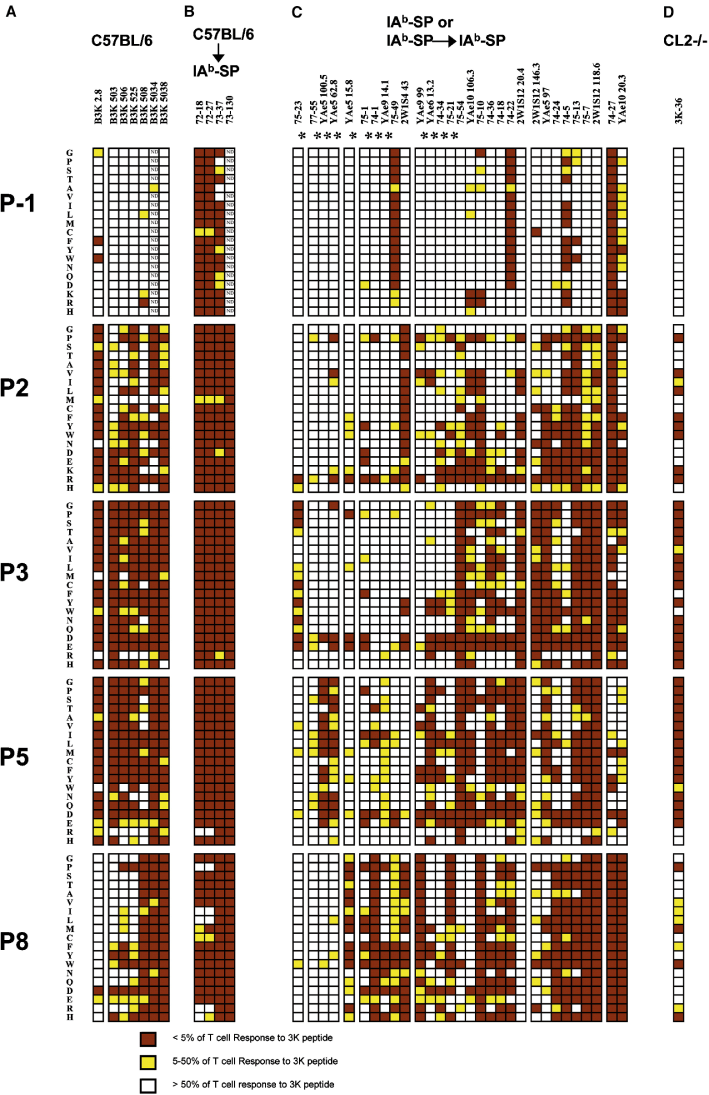
#> input picture results_batman/tcr_epitope_datasets/mutational_scan_datasets/TCR_data_input_by_publication/MHCII/3K-TCRs/heatmaps_all_tcr.jpg, 2833 x 4379 px (shown at 1/4 size)
$ python 3K-TCRs_data_input.py
#> lines starting #> are read from the running program, lines starting #| are printed output that depends on the picture
import numpy as np
import pandas as pd
from PIL import Image
import itertools
from matplotlib import pyplot as plt

# Fixed data
tcr_name_list = ['B3K2.8',
                 'B3K503','B3K506','B3K525','B3K508','B3K5034','B3K5038',
                 'TCR72-18', 'TCR72-27', 'TCR73-37', 'TCR73-130',
                 'TCR75-23',
                 'TCR77-55','YAe5-100.5','YAe5-62.8',
                 'YAe5-15.8',
                 'TCR75-1','TCR74-1','YAe9-14.1', 'TCR75-49', 'TCR2W1S4-43',
                 'YAe9-99','YAe6-13.2','TCR74-34','TCR75-21','TCR75-54',
                 'YAe10-106.3','TCR75-10','TCR74-36','TCR74-18','TCR74-22','TCR2W1S12-20.4',
                 'TCR2W1S12-146.3', 'YAe5-97', 'TCR74-24','TCR74-5','TCR75-13','TCR75-7','TCR2W1S12-118.6',
                 'TCR74-27','YAe10-20.3',
                 'TCR3K-36']

cdr3a_list = ['',
              '','CALVISNTNKVVFG','','CAASKGNNRIFFG','','',
              '','','','',
              '',
              '','','CAANSGTYQRFG',
              '',
              'CAASKNAPRFG','','','','',
              '','','','','',
              '','','','','','CAASDNRIFFG',
              '','','','','','','',
              '','',
              '']

cdr3b_list = ['',
              '','CASIDSSGNTLYFG','','CAWSLGGVAETLYFG','','',
              '','','','',
              '',
              '','','CASGDFWGDTLYFG',
              '',
              'CASSDSSSYEQYFG','','','','',
              '','','','','',
              '','','','','','CASGDAWGYEQYFG',
              '','','','','','','',
              '','',
              '']

trav_list = ['',
              '','4.1','','2.3','','',
              '','','','',
              '',
              '','','4S6/12',
              '',
              '2S3','4.11','','','',
              '','','','','',
              '','','','','','2S3',
              '','','','','','','',
              '','',
              '3.4']

traj_list = ['',
              '','27 (34)','','24 (31)','','',
              '','','','',
              '',
              '','','11',
              '',
              '35 (43)','','','','',
              '','','','','',
              '','','','','','24',
              '','','','','','','',
              '','',
              '']

trbv_list = ['',
              '','8.1','','14','','',
              '','','','',
              '',
              '','','8.2',
              '',
              '8.1','14','','','',
              '','','','','',
              '','','','','','8.2',
              '','','','','','','',
              '','',
              '8.2']

trbj_list = ['',
              '','2.3','','2.3','','',
              '','','','',
              '',
              '','','2.4',
              '',
              '2.6','','','','',
              '','','','','',
              '','','','','','2.6',
              '','','','','','','',
              '','',
              '']

'''Extract RGB values'''
# Load image
im = Image.open('heatmaps_all_tcr.jpg','r')
#> im is the input picture: PIL image 2833x4379 RGB; mean R, G, B 196, 182.6, 172.2
pix = list(im.getdata())
#> pix = 12405707 items
width, height = im.size
#> width = 2833; height = 4379
pixel_values = np.array(pix).reshape((width, height, 3))
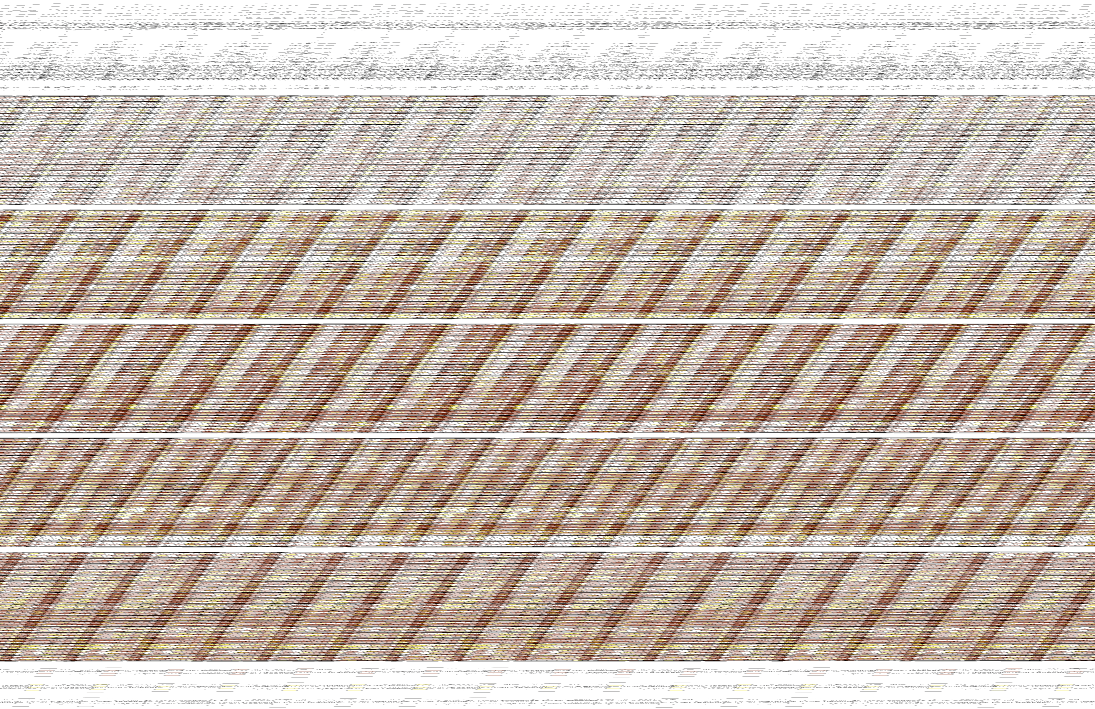
#> pixel_values: shape (2833, 4379, 3) int64 (shown at 1/4 size); mean of channels 0, 1, 2 196, 182.6, 172.2; drawn as R, G, B

# Set up a grid to extract RGB values for each box in heatmap
xpts = np.concatenate((np.array([392]),
                       np.linspace(454,656,6),
                       np.linspace(798,919,4),
                       np.array([1192]),
                       np.linspace(1253,1334,3),
                       np.array([1397]),
                       np.linspace(1458.5,1618.5,5),
                       np.linspace(1680,2082,11),
                       np.linspace(2144,2385,7),
                       np.array([2447,2487,2713])
                       ))

ypts = np.concatenate((np.linspace(610.5,1245,19),
                       np.linspace(610.5,1245,19)+706,
                       np.linspace(610.5,1245,19)+2*706,
                       np.linspace(610.5,1245,19)+3*706,
                       np.linspace(610.5,1245,19)+4*706
                       ))

grid = list(itertools.product(xpts,
                              ypts))

# Extract RGB values
rgb = np.zeros((len(xpts)*len(ypts),3))

for pixel in np.arange(len(xpts)*len(ypts)):
    rgb[pixel,:] = im.getpixel(grid[pixel])

# Reshape to heatmap size y channel
rgb = np.reshape(rgb, (len(xpts),len(ypts),3))
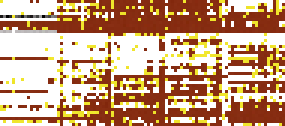
#> rgb: shape (42, 95, 3) float64 (shown 3 times larger); mean of channels 0, 1, 2 200.1, 160.3, 128.2; drawn as R, G, B

rgb_classes = np.stack((np.array([135,45,18]),# red
                              np.array([238,228,42]),# yellow
                              np.array([255,255,255]),# white
                              ))
activity_values = [0.02,0.25,0.75]

aa_list = ['G','P','S','T','A','V','I','L','M','C','F','Y','W','N','Q','D','K','R','H',
           'G','P','S','T','A','V','I','L','M','C','F','Y','W','N','D','E','K','R','H',
           'G','P','S','T','A','V','I','L','M','C','F','Y','W','N','Q','D','E','R','H',
           'G','P','S','T','A','V','I','L','M','C','F','Y','W','N','Q','D','E','R','H',
           'G','P','S','T','A','V','I','L','M','C','F','Y','W','N','Q','D','E','R','H']

mutation_position_list = np.concatenate((1*np.ones(19),
                                         3*np.ones(19),
                                         4*np.ones(19),
                                         6*np.ones(19),
                                         9*np.ones(19)
                                         ))

index_peptide = "FEAQKAKANKAVD"
# Initialize df
all_data=pd.DataFrame()

for tcr in np.arange(len(xpts)):
    for mutant_aa in np.arange(len(ypts)):

        #Skip "ND" values
        if tcr_name_list[tcr] in ['B3K5034','TCR73-130'] and int(mutation_position_list[mutant_aa])==1 and aa_list[mutant_aa]!='A':
            continue


        # Record TCR, MHC, organism etc info
        tcr_data = pd.DataFrame({
        'tcr_name':[tcr_name_list[tcr]],
        'va':["NA"],
        'vb':["NA"],
        'cdr3a':[cdr3a_list[tcr]],
        'cdr3b':[cdr3b_list[tcr]],
        'trav':[trav_list[tcr]],
        'traj':[traj_list[tcr]],
        'trbv':[trbv_list[tcr]],
        'trbd':["NA"],
        'trbj':[trbj_list[tcr]],
        'assay':["T cell proliferation"],
        'tcr_source_organism':["mouse"],
        'index_peptide':["FEAQKAKANKAVD"],
        'mhc':["I-Ab"],
        'pmid':["16051149"],
        'peptide_type':["unspecified"]
        })

        # Get RGB values
        seq_rgb = rgb[tcr,mutant_aa,:] #Read recorded rgb value
        # Find closest RGB combination in the colorbar and assign value
        peptide_activity=activity_values[
        np.argmin(np.sum(abs(rgb_classes-np.tile(seq_rgb,(len(rgb_classes),1))),axis=1))]

        # Construct mutant sequence
        peptide = list(index_peptide)
        peptide[int(mutation_position_list[mutant_aa])] = aa_list[mutant_aa]
        peptide = ''.join(peptide)

        # Add data
        data_add = pd.DataFrame({'peptide':[peptide],
                                 'peptide_activity':[peptide_activity]})
        data_add = pd.concat([tcr_data,data_add],axis=1)
        all_data = pd.concat([all_data,data_add])

    # Add unmutated peptide
    data_add = pd.DataFrame({'peptide':[index_peptide],
                             'peptide_activity':[1]})
    data_add = pd.concat([tcr_data,data_add],axis=1)
    all_data = pd.concat([all_data,data_add])


all_data=all_data.drop_duplicates().reset_index(drop=True)
# Export data
all_data.to_excel('epitope_data_3K-TCR.xlsx', index=False)
